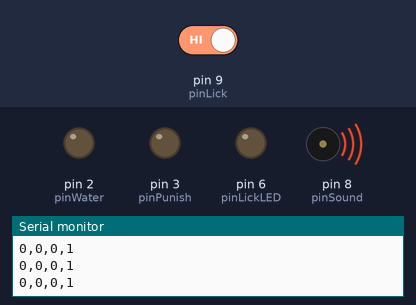
Recording of a sketch running on a simulated Arduino Uno, built with avr-gcc and run on an emulated ATmega328P. On the bench: output pins drawn as LEDs (lit = HIGH), buzzer (waves = sounding), the last lines printed to the serial monitor. The test bench sets the inputs (shaded band); at power-on: pin 9 (pinLick) HIGH. Random numbers use the default seed unless the sketch sets one.

Above: at 1.2 s.
1.3 s: pin 9 (pinLick) driven LOW
At 2.6 s:
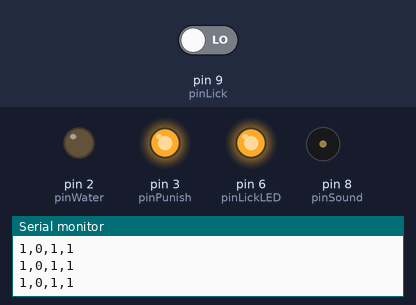
At 4.1 s:
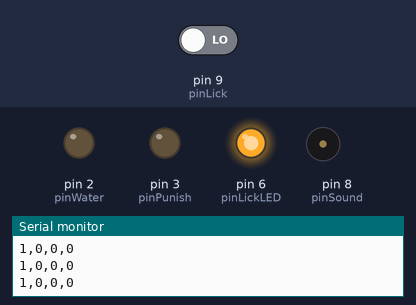
4.3 s: pin 9 (pinLick) driven HIGH
At 5.2 s:
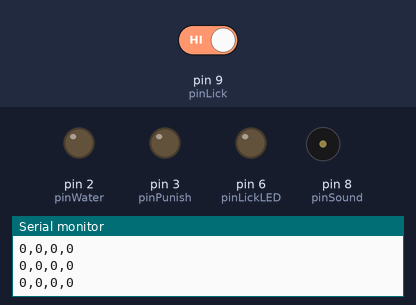
Timing chart, 0 to 11.8 s (numbered marks = the images above; inputs shaded):
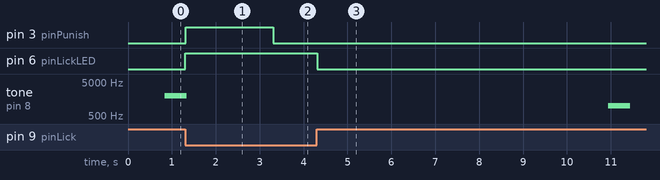

The sketch:

master.ino
```cpp
//舔水输入端口
#define pinLick 9
//声音输出
#define pinSound 8
#define lowFreq 1000
#define highFreq 2000
// 舔水与时间窗口LED
#define pinLickLED 6
// 给水与惩罚
#define pinWater 2
#define pinPunish 3
//实验总数
#define trial 100
#define pinServo 0

unsigned long soundDuration=500;   //发声时长，单位毫秒下面相同
unsigned long trialDuration=10000;   //一个trial周期时长
unsigned long lickDuration=2000;   //给水时长
unsigned long punishDuration=2000;   //惩罚时长
unsigned long timeWindowDuration=2000;   //响应窗口总时长
unsigned long timeWindowDelay=10;   //时间窗口相对声音开始的响应延时
unsigned long period=1;  //循环间隔，单位毫秒

//这些是程序中用到的临时变量
bool soundState=0;  //是否发声
bool timeWindowState=0;  //是否在响应时间窗
bool waterState=0;   //是否给水
bool punishState=0;  //是否惩罚

unsigned long soundTime[trial]; //发声时间      ¸
int soundType[trial]; //发声种类
unsigned long timeLastLick=0;    //上次舔水时刻
unsigned long timeLastLickPunish=0;  //上次惩罚时刻
unsigned long previousMillis=0;   //上次循环时刻

int currentTrial=1;   //trail的编号
int ii=0; // 循环变量
int state=0;

//定义两个主循环的操作函数
void checkState(unsigned long  currentMillis); // 根据输入改变状态
void changeState(unsigned long  currentMillis); //根据状态输出信号

void setup() {
  // put your setup code here, to run once:
   Serial.begin(9600);
   pinMode(pinLick,INPUT);//舔水管脚为输入
   pinMode(pinSound,OUTPUT);//声音管脚为输出
   pinMode(pinWater, OUTPUT);//给水管脚为输出
   pinMode(pinPunish, OUTPUT);//惩罚管脚为输出
   pinMode(pinLickLED, OUTPUT);//舔提示管脚为输出


   digitalWrite(pinSound,LOW); //初始输出的信号都给低电平
   digitalWrite(pinWater,LOW);
   digitalWrite(pinPunish,LOW);
   digitalWrite(pinServo,LOW);
   digitalWrite(pinLickLED,LOW);
   //发声的时间和类型都初始化并输出
  for (ii=1;ii<trial;ii++){
    soundTime[ii]=trialDuration*(ii-1)+random(0,(trialDuration-timeWindowDelay-timeWindowDuration));   //在连个trial之间随机给时间
    soundType[ii]=(random(0,2)); //两种类型的声音
//    Serial.println(soundTime[ii], DEC);
//    Serial.println(soundType[ii], DEC);
  }
//   Serial.println(' ');
}

void loop() {
  unsigned long currentMillis = millis(); // 当前时刻
  if (currentMillis - previousMillis >= period)    // 如果已经过了循环间隔
  {
   previousMillis = currentMillis;   // 把当前时刻记录到上一时刻
   checkState(currentMillis);       // 根据输入改变状态
   changeState(currentMillis);     //根据状态输出信号
  }
}


void  checkState(unsigned long  currentMillis){
  // 显示Licking状态
  bool isLicking = !digitalRead(pinLick);
  Serial.print(isLicking);Serial.print(",");
  if (isLicking){
    digitalWrite(pinLickLED, HIGH);
    }
  else{
    digitalWrite(pinLickLED, LOW);
    }
  //如果之前没有声音，时间到了发声
  if ((soundState==0)&&(currentMillis>soundTime[currentTrial])&&(currentMillis<soundTime[currentTrial]+soundDuration)){
    soundState=1;
  }
    //如果之前有声音，时间到了停止发声
  if ((soundState!=0)&&(currentMillis>soundTime[currentTrial]+soundDuration)){
    soundState=0;
  }
   //如果有声音，延迟一会产生时间窗口
  if ((soundState==1)&&(timeWindowState==0)&&(currentMillis>soundTime[currentTrial]+timeWindowDelay)&&(currentMillis<soundTime[currentTrial]+timeWindowDelay+timeWindowDuration)){
    timeWindowState=1;
  }
  //如果有时间窗口开着，时间窗口过一阵子关闭
  if ((timeWindowState==1)&&(currentMillis>soundTime[currentTrial]+timeWindowDelay+timeWindowDuration)){
    timeWindowState=0;
  }
 //如果在给水，时间窗口过一阵子关水
  if ((waterState==1)&&(currentMillis>timeLastLick+lickDuration)){
    waterState=0;
  }
   //如果在惩罚，过一阵停止
  if ((punishState==1)&&(currentMillis>timeLastLickPunish+punishDuration)){
    punishState=0;
  }
   //如果在时间窗口内，舔对了就给水
  if ((waterState==0)&&( timeWindowState==1)&&(soundType[currentTrial]==0)&&isLicking){
    waterState=1;
    timeLastLick=currentMillis;
  }
     //如果在时间窗口内，舔错了就惩罚
   if ((punishState==0)&&( timeWindowState==1)&&(soundType[currentTrial]==1)&&isLicking){
    punishState=1;
    timeLastLickPunish=currentMillis;
  }
   //如果过了一个trial的时间,trials数目加一
  if (currentMillis>currentTrial*trialDuration){
    currentTrial+=1;
    delay(10);
  }
 }


void changeState(unsigned long  currentMillis){
  Serial.print(waterState); Serial.print(",");
  Serial.print(punishState);Serial.print(",");
  Serial.println(timeWindowState);
  if(waterState==1){
    digitalWrite(pinWater, HIGH);  //输出舔水信号
  }
  if(waterState==0) digitalWrite(pinWater, LOW);  //关闭舔水信号
  if(punishState==1) digitalWrite(pinPunish, HIGH);  //输出惩罚信号
  if(punishState==0) digitalWrite(pinPunish, LOW);//关闭惩罚信号

   //输出两种声音信号
  if((soundState==1)&&(soundType[currentTrial]==0)) {
     tone(pinSound,lowFreq);
  }
  if((soundState==1)&&(soundType[currentTrial]==1)) {
     tone(pinSound,highFreq);
  }
  //关闭声音信号
  if(soundState==0) {
     noTone(pinSound);
  }
}
```

Measured:
- after the input at 1.3 s, pin 3 (pinPunish): LOW → HIGH at once, → LOW 2.0 s later; pin 6 (pinLickLED): LOW → HIGH at once
- after the input at 4.3 s, pin 6 (pinLickLED): HIGH → LOW at once
